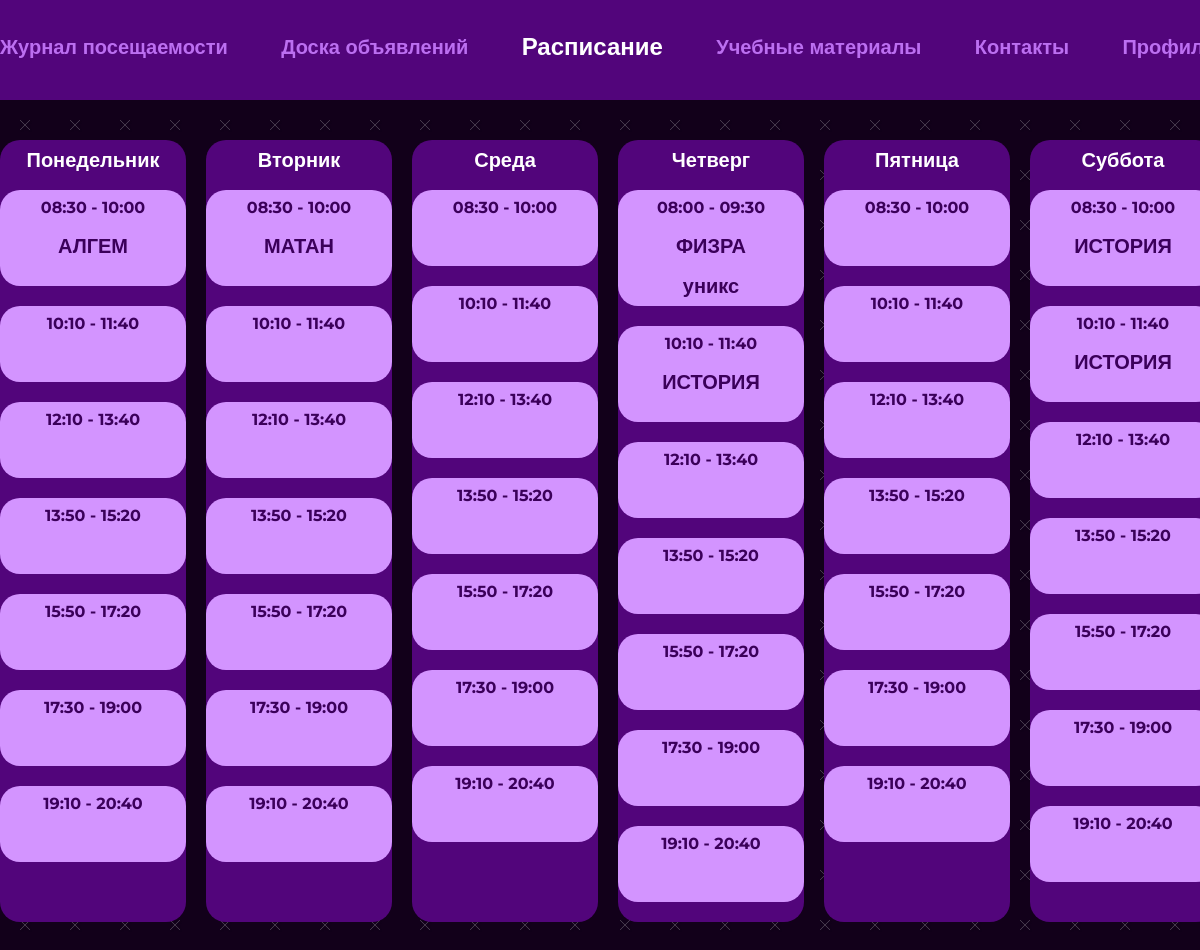
The app's page /timetable (signed in) with its own data.
### main/models.py (models this page shows, shortened)
class Lesson(models.Model):
    MONDAY = 1
    TUESDAY = 2
    WEDNESDAY = 3
    THURSDAY = 4
    FRIDAY = 5
    SATURDAY = 6
    DAY = [
        (MONDAY, 'Понедельник'),
        (TUESDAY, 'Вторник'),
        (WEDNESDAY, 'Среда'),
        (THURSDAY, 'Четверг'),
        (FRIDAY, 'Пятница'),
        (SATURDAY, 'Суббота')
    ]
    day = models.SmallIntegerField(choices=DAY)
    start_time = models.TimeField()
    end_time = models.TimeField()
    name = models.CharField(max_length=50, blank=True)
    schedule = models.ForeignKey(Room, on_delete=models.CASCADE)
    room_num = models.CharField(max_length=50, blank=True)
    num = models.SmallIntegerField(default=0)

### main/views.py (the view, shortened to what this page needs)
# urls.py: path('timetable', views.timetable, name='timetable'),
@login_required()
def timetable(request):
    cur_student = get_student(request)
    list = Lesson.objects.filter(schedule=cur_student.room)
    if not list.exists():
        create_schedule(cur_student.room)
    dict_of_lessons = {}
    for i in range(1, 7):
        dict_of_lessons[i] = list.filter(day=i)
    DAY = {
        1: 'Понедельник',
        2: 'Вторник',
        3: 'Среда',
        4: 'Четверг',
        5: 'Пятница',
        6: 'Суббота'
    }
    contex = {
        'navbar': 'timetable',
        'DAY': DAY,
        'perm': get_perm(cur_student.permission),
        'data': dict_of_lessons
    }
    return render(request, "main/timetable.html", context=contex)

### main/views.py (called while the page is built)
@register.filter
def get_item(dict, key):
    return dict.get(key)

def get_student(request):
    return Student.objects.get(user=request.user)

def get_perm(permission):
    if permission == 0:
        return False
    return True

### main/templates/main/timetable.html (shortened to what this page needs)
{% extends 'main/base.html' %}
{% block content %}
<div class="container">
      <div class="timetable__container">
      {% for day, lessons in data.items %}
        <div class="timetable__column">
          <h3 class="timetable__title">
            {{ DAY|get_item:day }}
          </h3>
          {% for lesson in lessons %}
            {% if perm %}
              <form class="timetable__cell" method="post">
                  {% csrf_token %}
                <input type="text" class="timetable__input" name="start_time" placeholder="начало пары" value="{{ lesson.start_time|time:'H:i'}}">
                <input type="text" class="timetable__input" name="end_time" placeholder="конец пары" value="{{ lesson.end_time|time:'H:i'}}">
                <input type="text" class="timetable__input" name="name" placeholder="пара" value="{{ lesson.name}}">
                <input type="text" class="timetable__input" name="room_num" placeholder="аудитория" value="{{ lesson.room_num}}">
                <button name="{{lesson.day}}*{{lesson.num}}" id="{{lesson.day}}.{{lesson.num}}" class="mini-btn btn-change">изменить</button>
              </form>
            {% else %}
              <div class="timetable__cell">
                  <p class="timetable__time">
                    {{ lesson.start_time|time:"H:i" }} - {{ lesson.end_time|time:"H:i" }}
                  </p>
                  <p class="timetable__text">
                    {{ lesson.name }}
                  </p>
                  <p class="timetable__text">
                    {{ lesson.room_num }}
                  </p>
              </div>
            {% endif %}
          {% endfor %}
        </div>
      {% endfor %}
      </div>
    </div>
{% endblock content %}

### main/static/main/css/main.css (style rules this page uses)
* { padding: 0; margin: 0; border: 0; }
*, *:before, *:after { -webkit-box-sizing: border-box; box-sizing: border-box; }
html, body { width: 100%; line-height: 1; font-size: 16px; -ms-text-size-adjust: 100%; -moz-text-size-adjust: 100%; -webkit-text-size-adjust: 100%; }
h1, h2, h3, h4, h5, h6, a { font-size: inherit; }
body { font-family: "Montserrat", sans-serif; background: url("./img/bg.jpg"); background-size: 50px; }
.container { width: 1216px; margin: 0 auto; }
.timetable__container { display: -webkit-box; display: -ms-flexbox; display: flex; -webkit-box-pack: justify; -ms-flex-pack: justify; justify-content: space-between; }
.timetable__column { width: 186px; padding: 10px 0 20px; background: #52057B; border-radius: 20px; display: -webkit-box; display: -ms-flexbox; display: flex; -webkit-box-orient: vertical; -webkit-box-direction: normal; -ms-flex-direction: column; flex-direction: column; gap: 20px; -webkit-box-align: center; -ms-flex-align: center; align-items: center; }
.timetable__title { font-weight: 700; font-size: 20px; color: #FFFFFF; }
.timetable__cell { background: #D394FF; border-radius: 20px; width: 186px; padding: 10px 0; display: -webkit-box; display: -ms-flexbox; display: flex; -webkit-box-orient: vertical; -webkit-box-direction: normal; -ms-flex-direction: column; flex-direction: column; gap: 20px; -webkit-box-align: center; -ms-flex-align: center; align-items: center; }
.timetable__time { font-weight: 700; font-size: 16px; color: #3B005A; }
.timetable__text { font-weight: 700; font-size: 20px; color: #3B005A; }

### records on screen
Lesson: start_time "08:30", end_time "10:00", name "АЛГЕМ"
Lesson: start_time "10:10", end_time "11:40"
Lesson: start_time "12:10", end_time "13:40"
Lesson: start_time "13:50", end_time "15:20"
Lesson: start_time "15:50", end_time "17:20"
Lesson: start_time "17:30", end_time "19:00"
Lesson: start_time "19:10", end_time "20:40"
Lesson: start_time "08:30", end_time "10:00", name "МАТАН"
Lesson: start_time "10:10", end_time "11:40"
Lesson: start_time "12:10", end_time "13:40"
Lesson: start_time "13:50", end_time "15:20"
Lesson: start_time "15:50", end_time "17:20"
Lesson: start_time "17:30", end_time "19:00"
Lesson: start_time "19:10", end_time "20:40"
Lesson: start_time "08:30", end_time "10:00"
Lesson: start_time "10:10", end_time "11:40"
Lesson: start_time "12:10", end_time "13:40"
Lesson: start_time "13:50", end_time "15:20"
Lesson: start_time "15:50", end_time "17:20"
Lesson: start_time "17:30", end_time "19:00"
Lesson: start_time "19:10", end_time "20:40"
Lesson: start_time "08:00", end_time "09:30", name "ФИЗРА", room_num "уникс"
Lesson: start_time "10:10", end_time "11:40", name "ИСТОРИЯ"
Lesson: start_time "12:10", end_time "13:40"
Lesson: start_time "13:50", end_time "15:20"
Lesson: start_time "15:50", end_time "17:20"
Lesson: start_time "17:30", end_time "19:00"
Lesson: start_time "19:10", end_time "20:40"
Lesson: start_time "08:30", end_time "10:00"
Lesson: start_time "10:10", end_time "11:40"
Lesson: start_time "12:10", end_time "13:40"
Lesson: start_time "13:50", end_time "15:20"
Lesson: start_time "15:50", end_time "17:20"
Lesson: start_time "17:30", end_time "19:00"
Lesson: start_time "19:10", end_time "20:40"
Lesson: start_time "08:30", end_time "10:00", name "ИСТОРИЯ"
Lesson: start_time "10:10", end_time "11:40", name "ИСТОРИЯ"
Lesson: start_time "12:10", end_time "13:40"
Lesson: start_time "13:50", end_time "15:20"
Lesson: start_time "15:50", end_time "17:20"
Lesson: start_time "17:30", end_time "19:00"
Lesson: start_time "19:10", end_time "20:40"

### other values on screen
{{ DAY|get_item:day }} "Понедельник" "Вторник" "Среда" "Четверг" "Пятница" "Суббота"
